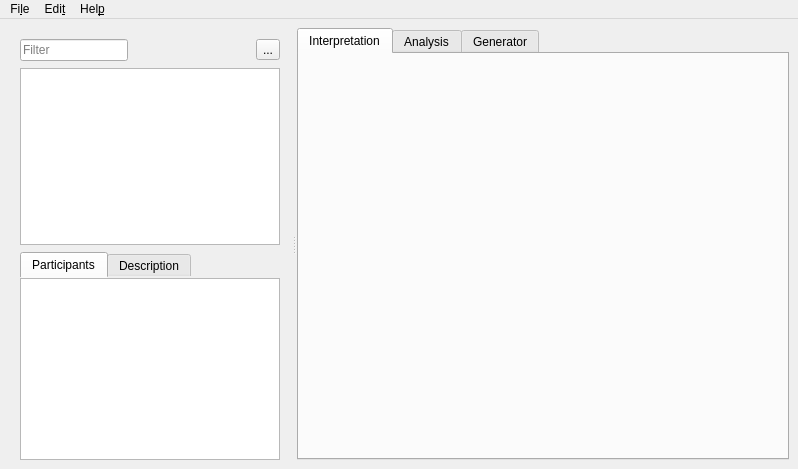
<?xml version="1.0" encoding="UTF-8"?>
<ui version="4.0">
 <class>MainWindow</class>
 <widget class="QMainWindow" name="MainWindow">
  <property name="geometry">
   <rect>
    <x>0</x>
    <y>0</y>
    <width>798</width>
    <height>469</height>
   </rect>
  </property>
  <property name="windowTitle">
   <string>Universal Radio Hacker</string>
  </property>
  <property name="windowIcon">
   <iconset resource="../urh.qrc">
    <normaloff>:/icons/data/icons/appicon.png</normaloff>:/icons/data/icons/appicon.png</iconset>
  </property>
  <property name="tabShape">
   <enum>QTabWidget::Rounded</enum>
  </property>
  <property name="dockNestingEnabled">
   <bool>false</bool>
  </property>
  <widget class="QWidget" name="centralwidget">
   <layout class="QVBoxLayout" name="verticalLayout_4">
    <item>
     <widget class="QSplitter" name="splitter">
      <property name="styleSheet">
       <string notr="true">QSplitter::handle:horizontal {
margin: 4px 0px;
    background-color: qlineargradient(x1:0, y1:0, x2:0, y2:1, 
stop:0 rgba(255, 255, 255, 0), 
stop:0.5 rgba(100, 100, 100, 100), 
stop:1 rgba(255, 255, 255, 0));
image: url(:/icons/data/icons/splitter_handle_vertical.svg);
}</string>
      </property>
      <property name="orientation">
       <enum>Qt::Horizontal</enum>
      </property>
      <property name="handleWidth">
       <number>6</number>
      </property>
      <widget class="QWidget" name="layoutWidget">
       <layout class="QVBoxLayout" name="verticalLayout_3">
        <property name="spacing">
         <number>7</number>
        </property>
        <property name="leftMargin">
         <number>11</number>
        </property>
        <property name="topMargin">
         <number>11</number>
        </property>
        <property name="rightMargin">
         <number>11</number>
        </property>
        <property name="bottomMargin">
         <number>0</number>
        </property>
        <item>
         <layout class="QHBoxLayout" name="horizontalLayout_3">
          <item>
           <widget class="QLineEdit" name="lnEdtTreeFilter">
            <property name="sizePolicy">
             <sizepolicy hsizetype="Fixed" vsizetype="Fixed">
              <horstretch>0</horstretch>
              <verstretch>0</verstretch>
             </sizepolicy>
            </property>
            <property name="acceptDrops">
             <bool>false</bool>
            </property>
            <property name="inputMethodHints">
             <set>Qt::ImhDialableCharactersOnly</set>
            </property>
            <property name="placeholderText">
             <string>Filter</string>
            </property>
            <property name="clearButtonEnabled">
             <bool>true</bool>
            </property>
           </widget>
          </item>
          <item>
           <spacer name="horizontalSpacer">
            <property name="orientation">
             <enum>Qt::Horizontal</enum>
            </property>
            <property name="sizeHint" stdset="0">
             <size>
              <width>40</width>
              <height>20</height>
             </size>
            </property>
           </spacer>
          </item>
          <item>
           <widget class="QToolButton" name="btnFileTreeGoUp">
            <property name="text">
             <string>...</string>
            </property>
            <property name="icon">
             <iconset theme="go-up">
              <normaloff>.</normaloff>.</iconset>
            </property>
           </widget>
          </item>
         </layout>
        </item>
        <item>
         <widget class="DirectoryTreeView" name="fileTree">
          <property name="sizePolicy">
           <sizepolicy hsizetype="Minimum" vsizetype="Expanding">
            <horstretch>10</horstretch>
            <verstretch>0</verstretch>
           </sizepolicy>
          </property>
          <property name="maximumSize">
           <size>
            <width>16777215</width>
            <height>16777215</height>
           </size>
          </property>
          <property name="frameShape">
           <enum>QFrame::StyledPanel</enum>
          </property>
          <property name="autoScroll">
           <bool>true</bool>
          </property>
          <property name="dragEnabled">
           <bool>true</bool>
          </property>
          <property name="dragDropMode">
           <enum>QAbstractItemView::DragOnly</enum>
          </property>
          <property name="selectionMode">
           <enum>QAbstractItemView::ExtendedSelection</enum>
          </property>
          <property name="sortingEnabled">
           <bool>false</bool>
          </property>
          <attribute name="headerCascadingSectionResizes">
           <bool>true</bool>
          </attribute>
          <attribute name="headerStretchLastSection">
           <bool>false</bool>
          </attribute>
         </widget>
        </item>
        <item>
         <widget class="QTabWidget" name="tabWidget_Project">
          <property name="sizePolicy">
           <sizepolicy hsizetype="Expanding" vsizetype="Preferred">
            <horstretch>0</horstretch>
            <verstretch>0</verstretch>
           </sizepolicy>
          </property>
          <property name="styleSheet">
           <string notr="true">QTabWidget::pane { border: 0; }</string>
          </property>
          <property name="currentIndex">
           <number>0</number>
          </property>
          <widget class="QWidget" name="tabParticipants">
           <attribute name="title">
            <string>Participants</string>
           </attribute>
           <layout class="QHBoxLayout" name="horizontalLayout">
            <property name="leftMargin">
             <number>0</number>
            </property>
            <property name="topMargin">
             <number>0</number>
            </property>
            <property name="rightMargin">
             <number>0</number>
            </property>
            <property name="bottomMargin">
             <number>0</number>
            </property>
            <item>
             <widget class="QListView" name="listViewParticipants">
              <property name="frameShape">
               <enum>QFrame::StyledPanel</enum>
              </property>
             </widget>
            </item>
           </layout>
          </widget>
          <widget class="QWidget" name="tabDescription">
           <attribute name="title">
            <string>Description</string>
           </attribute>
           <layout class="QHBoxLayout" name="horizontalLayout_2">
            <property name="leftMargin">
             <number>0</number>
            </property>
            <property name="topMargin">
             <number>0</number>
            </property>
            <property name="rightMargin">
             <number>0</number>
            </property>
            <property name="bottomMargin">
             <number>0</number>
            </property>
            <item>
             <widget class="QTextEdit" name="textEditProjectDescription"/>
            </item>
           </layout>
          </widget>
         </widget>
        </item>
       </layout>
      </widget>
      <widget class="QTabWidget" name="tabWidget">
       <property name="sizePolicy">
        <sizepolicy hsizetype="Expanding" vsizetype="Expanding">
         <horstretch>1</horstretch>
         <verstretch>0</verstretch>
        </sizepolicy>
       </property>
       <property name="baseSize">
        <size>
         <width>0</width>
         <height>0</height>
        </size>
       </property>
       <property name="currentIndex">
        <number>0</number>
       </property>
       <widget class="QWidget" name="tab_interpretation">
        <attribute name="title">
         <string>Interpretation</string>
        </attribute>
        <layout class="QVBoxLayout" name="verticalLayout_2">
         <property name="spacing">
          <number>0</number>
         </property>
         <property name="leftMargin">
          <number>0</number>
         </property>
         <property name="topMargin">
          <number>0</number>
         </property>
         <property name="rightMargin">
          <number>0</number>
         </property>
         <property name="bottomMargin">
          <number>0</number>
         </property>
        </layout>
       </widget>
       <widget class="QWidget" name="tab_protocol">
        <attribute name="title">
         <string>Analysis</string>
        </attribute>
        <layout class="QVBoxLayout" name="verticalLayout">
         <property name="spacing">
          <number>0</number>
         </property>
         <property name="leftMargin">
          <number>0</number>
         </property>
         <property name="topMargin">
          <number>0</number>
         </property>
         <property name="rightMargin">
          <number>0</number>
         </property>
         <property name="bottomMargin">
          <number>0</number>
         </property>
        </layout>
       </widget>
       <widget class="QWidget" name="tab_generator">
        <attribute name="title">
         <string>Generator</string>
        </attribute>
        <layout class="QVBoxLayout" name="verticalLayout_5">
         <property name="spacing">
          <number>0</number>
         </property>
         <property name="leftMargin">
          <number>0</number>
         </property>
         <property name="topMargin">
          <number>0</number>
         </property>
         <property name="rightMargin">
          <number>0</number>
         </property>
         <property name="bottomMargin">
          <number>0</number>
         </property>
        </layout>
       </widget>
      </widget>
     </widget>
    </item>
   </layout>
  </widget>
  <widget class="QMenuBar" name="menubar">
   <property name="geometry">
    <rect>
     <x>0</x>
     <y>0</y>
     <width>798</width>
     <height>30</height>
    </rect>
   </property>
   <widget class="QMenu" name="menuFile">
    <property name="title">
     <string>Fi&amp;le</string>
    </property>
    <addaction name="actionNew_Project"/>
    <addaction name="actionProject_settings"/>
    <addaction name="actionSave_project"/>
    <addaction name="separator"/>
    <addaction name="actionOpen"/>
    <addaction name="actionOpen_directory"/>
    <addaction name="separator"/>
    <addaction name="actionRecord"/>
    <addaction name="actionSniff_protocol"/>
    <addaction name="actionSpectrum_Analyzer"/>
    <addaction name="separator"/>
    <addaction name="actionSaveAllSignals"/>
    <addaction name="actionClose_all"/>
    <addaction name="separator"/>
    <addaction name="actionConvert_Folder_to_Project"/>
   </widget>
   <widget class="QMenu" name="menuEdit">
    <property name="title">
     <string>Edi&amp;t</string>
    </property>
    <addaction name="actionDecoding"/>
    <addaction name="actionOptions"/>
    <addaction name="separator"/>
    <addaction name="actionShowFileTree"/>
    <addaction name="actionFullscreen_mode"/>
   </widget>
   <widget class="QMenu" name="menuHelp">
    <property name="title">
     <string>Hel&amp;p</string>
    </property>
    <addaction name="actionAbout_AutomaticHacker"/>
    <addaction name="actionAbout_Qt"/>
   </widget>
   <addaction name="menuFile"/>
   <addaction name="menuEdit"/>
   <addaction name="menuHelp"/>
  </widget>
  <action name="actionFSK">
   <property name="checkable">
    <bool>true</bool>
   </property>
   <property name="text">
    <string>Undo</string>
   </property>
  </action>
  <action name="actionOOK">
   <property name="checkable">
    <bool>true</bool>
   </property>
   <property name="checked">
    <bool>true</bool>
   </property>
   <property name="text">
    <string>Redo</string>
   </property>
  </action>
  <action name="actionPSK">
   <property name="checkable">
    <bool>true</bool>
   </property>
   <property name="text">
    <string>PSK</string>
   </property>
  </action>
  <action name="actionNone">
   <property name="checkable">
    <bool>true</bool>
   </property>
   <property name="text">
    <string>None (bei .bin)</string>
   </property>
  </action>
  <action name="actionAuto_Fit_Y">
   <property name="checkable">
    <bool>true</bool>
   </property>
   <property name="checked">
    <bool>true</bool>
   </property>
   <property name="text">
    <string>&amp;Auto Fit Y</string>
   </property>
  </action>
  <action name="actionUndo">
   <property name="icon">
    <iconset theme="edit-undo">
     <normaloff>.</normaloff>.</iconset>
   </property>
   <property name="text">
    <string>&amp;Undo</string>
   </property>
  </action>
  <action name="actionRedo">
   <property name="icon">
    <iconset theme="edit-redo">
     <normaloff>.</normaloff>.</iconset>
   </property>
   <property name="text">
    <string>&amp;Redo</string>
   </property>
  </action>
  <action name="actionShow_Confirm_Close_Dialog">
   <property name="checkable">
    <bool>true</bool>
   </property>
   <property name="checked">
    <bool>false</bool>
   </property>
   <property name="text">
    <string>&amp;Show Confirm Close Dialog</string>
   </property>
  </action>
  <action name="actionTest">
   <property name="text">
    <string>test</string>
   </property>
  </action>
  <action name="actionHold_Shift_to_Drag">
   <property name="checkable">
    <bool>true</bool>
   </property>
   <property name="checked">
    <bool>false</bool>
   </property>
   <property name="text">
    <string>&amp;Hold Shift to Drag</string>
   </property>
  </action>
  <action name="actionDocumentation">
   <property name="icon">
    <iconset theme="help-contents">
     <normaloff>.</normaloff>.</iconset>
   </property>
   <property name="text">
    <string>&amp;Documentation</string>
   </property>
   <property name="iconVisibleInMenu">
    <bool>true</bool>
   </property>
  </action>
  <action name="actionAbout_AutomaticHacker">
   <property name="icon">
    <iconset theme="help-about">
     <normaloff>.</normaloff>.</iconset>
   </property>
   <property name="text">
    <string>&amp;About Universal Radio Hacker...</string>
   </property>
   <property name="iconVisibleInMenu">
    <bool>true</bool>
   </property>
  </action>
  <action name="actionOpenSignal">
   <property name="text">
    <string>&amp;Signal</string>
   </property>
  </action>
  <action name="actionOpenProtocol">
   <property name="text">
    <string>&amp;Protocol</string>
   </property>
  </action>
  <action name="actionShow_Compare_Frame">
   <property name="checkable">
    <bool>true</bool>
   </property>
   <property name="checked">
    <bool>true</bool>
   </property>
   <property name="text">
    <string>Show &amp;Compare Frame</string>
   </property>
  </action>
  <action name="actionClose_all">
   <property name="icon">
    <iconset theme="window-close">
     <normaloff>.</normaloff>.</iconset>
   </property>
   <property name="text">
    <string>&amp;Close all</string>
   </property>
   <property name="iconVisibleInMenu">
    <bool>true</bool>
   </property>
  </action>
  <action name="actionSaveAllSignals">
   <property name="icon">
    <iconset theme="document-save">
     <normaloff>.</normaloff>.</iconset>
   </property>
   <property name="text">
    <string>&amp;Save all signals</string>
   </property>
   <property name="iconVisibleInMenu">
    <bool>true</bool>
   </property>
  </action>
  <action name="actionSeperate_Protocols_in_Compare_Frame">
   <property name="checkable">
    <bool>true</bool>
   </property>
   <property name="checked">
    <bool>true</bool>
   </property>
   <property name="text">
    <string>Seperate &amp;Protocols in Compare Frame</string>
   </property>
  </action>
  <action name="actionOpenArchive">
   <property name="text">
    <string>&amp;Archive</string>
   </property>
  </action>
  <action name="actionOpen">
   <property name="icon">
    <iconset theme="document-open">
     <normaloff>.</normaloff>.</iconset>
   </property>
   <property name="text">
    <string>&amp;Open...</string>
   </property>
   <property name="iconVisibleInMenu">
    <bool>true</bool>
   </property>
  </action>
  <action name="actionOpen_Folder">
   <property name="icon">
    <iconset theme="folder-open">
     <normaloff>.</normaloff>.</iconset>
   </property>
   <property name="text">
    <string>Open &amp;Folder..</string>
   </property>
  </action>
  <action name="actionShow_only_Compare_Frame">
   <property name="checkable">
    <bool>true</bool>
   </property>
   <property name="checked">
    <bool>true</bool>
   </property>
   <property name="text">
    <string>Show Compare Frame only</string>
   </property>
  </action>
  <action name="actionConfigurePlugins">
   <property name="text">
    <string>Configure...</string>
   </property>
   <property name="iconVisibleInMenu">
    <bool>true</bool>
   </property>
  </action>
  <action name="actionSort_Frames_by_Name">
   <property name="text">
    <string>Sort &amp;Frames by Name</string>
   </property>
  </action>
  <action name="actionConvert_Folder_to_Project">
   <property name="text">
    <string>Conv&amp;ert Folder to Project</string>
   </property>
   <property name="iconVisibleInMenu">
    <bool>true</bool>
   </property>
  </action>
  <action name="actionDecoding">
   <property name="icon">
    <iconset resource="../urh.qrc">
     <normaloff>:/icons/data/icons/decoding.svg</normaloff>:/icons/data/icons/decoding.svg</iconset>
   </property>
   <property name="text">
    <string>&amp;Decoding...</string>
   </property>
  </action>
  <action name="actionRecord">
   <property name="icon">
    <iconset theme="media-record">
     <normaloff>.</normaloff>.</iconset>
   </property>
   <property name="text">
    <string>&amp;Record signal...</string>
   </property>
   <property name="iconVisibleInMenu">
    <bool>true</bool>
   </property>
  </action>
  <action name="actionSpectrum_Analyzer">
   <property name="icon">
    <iconset resource="../urh.qrc">
     <normaloff>:/icons/data/icons/spectrum.svg</normaloff>:/icons/data/icons/spectrum.svg</iconset>
   </property>
   <property name="text">
    <string>Spectrum &amp;Analyzer...</string>
   </property>
   <property name="iconVisibleInMenu">
    <bool>true</bool>
   </property>
  </action>
  <action name="actionOptions">
   <property name="icon">
    <iconset theme="configure">
     <normaloff>.</normaloff>.</iconset>
   </property>
   <property name="text">
    <string>&amp;Options...</string>
   </property>
   <property name="iconVisibleInMenu">
    <bool>true</bool>
   </property>
  </action>
  <action name="actionNew_Project">
   <property name="icon">
    <iconset theme="folder-new">
     <normaloff>.</normaloff>.</iconset>
   </property>
   <property name="text">
    <string>&amp;New Project..</string>
   </property>
  </action>
  <action name="actionSniff_protocol">
   <property name="icon">
    <iconset resource="../urh.qrc">
     <normaloff>:/icons/data/icons/sniffer.svg</normaloff>:/icons/data/icons/sniffer.svg</iconset>
   </property>
   <property name="text">
    <string>Sn&amp;iff protocol...</string>
   </property>
  </action>
  <action name="actionProject_settings">
   <property name="icon">
    <iconset theme="configure">
     <normaloff>.</normaloff>.</iconset>
   </property>
   <property name="text">
    <string>&amp;Project settings...</string>
   </property>
  </action>
  <action name="actionSave_project">
   <property name="icon">
    <iconset theme="document-save">
     <normaloff>.</normaloff>.</iconset>
   </property>
   <property name="text">
    <string>Sa&amp;ve project</string>
   </property>
  </action>
  <action name="actionFullscreen_mode">
   <property name="checkable">
    <bool>true</bool>
   </property>
   <property name="text">
    <string>&amp;Fullscreen mode</string>
   </property>
  </action>
  <action name="actionOpen_directory">
   <property name="icon">
    <iconset theme="folder-open">
     <normaloff>.</normaloff>.</iconset>
   </property>
   <property name="text">
    <string>Open &amp;folder...</string>
   </property>
  </action>
  <action name="actionAbout_Qt">
   <property name="text">
    <string>About &amp;Qt</string>
   </property>
  </action>
  <action name="actionShowFileTree">
   <property name="checkable">
    <bool>true</bool>
   </property>
   <property name="text">
    <string>&amp;Show file tree</string>
   </property>
  </action>
 </widget>
 <customwidgets>
  <customwidget>
   <class>DirectoryTreeView</class>
   <extends>QTreeView</extends>
   <header>urh.ui.views.DirectoryTreeView.h</header>
  </customwidget>
 </customwidgets>
 <resources>
  <include location="../urh.qrc"/>
 </resources>
 <connections/>
</ui>
